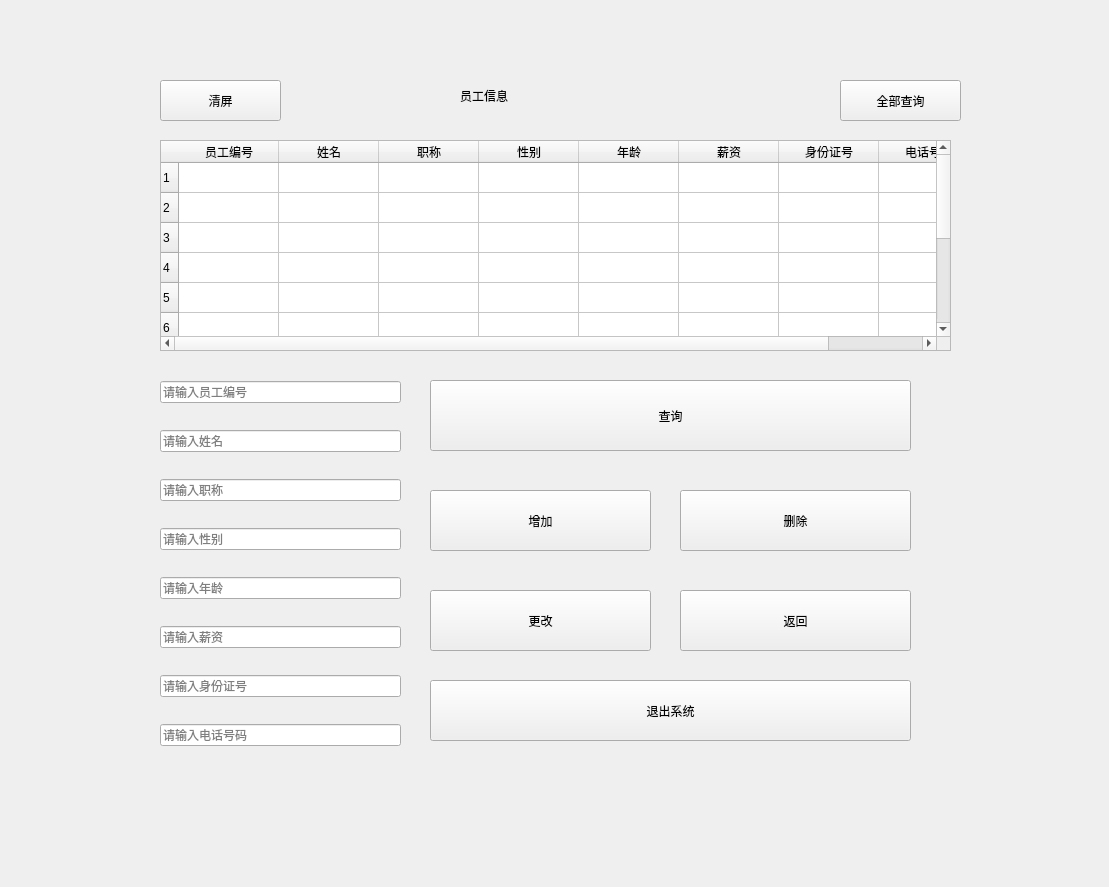
<?xml version="1.0" encoding="UTF-8"?>
<ui version="4.0">
 <class>MainWindow</class>
 <widget class="QMainWindow" name="MainWindow">
  <property name="geometry">
   <rect>
    <x>0</x>
    <y>0</y>
    <width>1109</width>
    <height>887</height>
   </rect>
  </property>
  <property name="minimumSize">
   <size>
    <width>1109</width>
    <height>887</height>
   </size>
  </property>
  <property name="maximumSize">
   <size>
    <width>1109</width>
    <height>887</height>
   </size>
  </property>
  <property name="windowTitle">
   <string>root_员工信息</string>
  </property>
  <property name="styleSheet">
   <string notr="true">#centralwidget{border-image: url(:/background/background1.jpg);}</string>
  </property>
  <widget class="QWidget" name="centralwidget">
   <widget class="QTableWidget" name="tableWidget">
    <property name="geometry">
     <rect>
      <x>160</x>
      <y>140</y>
      <width>791</width>
      <height>211</height>
     </rect>
    </property>
    <row>
     <property name="text">
      <string>1</string>
     </property>
    </row>
    <row>
     <property name="text">
      <string>2</string>
     </property>
    </row>
    <row>
     <property name="text">
      <string>3</string>
     </property>
    </row>
    <row>
     <property name="text">
      <string>4</string>
     </property>
    </row>
    <row>
     <property name="text">
      <string>5</string>
     </property>
    </row>
    <row>
     <property name="text">
      <string>6</string>
     </property>
    </row>
    <row>
     <property name="text">
      <string>7</string>
     </property>
    </row>
    <row>
     <property name="text">
      <string>8</string>
     </property>
    </row>
    <row>
     <property name="text">
      <string>9</string>
     </property>
    </row>
    <row>
     <property name="text">
      <string>10</string>
     </property>
    </row>
    <column>
     <property name="text">
      <string>员工编号</string>
     </property>
    </column>
    <column>
     <property name="text">
      <string>姓名</string>
     </property>
    </column>
    <column>
     <property name="text">
      <string>职称</string>
     </property>
    </column>
    <column>
     <property name="text">
      <string>性别</string>
     </property>
    </column>
    <column>
     <property name="text">
      <string>年龄</string>
     </property>
    </column>
    <column>
     <property name="text">
      <string>薪资</string>
     </property>
    </column>
    <column>
     <property name="text">
      <string>身份证号</string>
     </property>
    </column>
    <column>
     <property name="text">
      <string>电话号码</string>
     </property>
    </column>
   </widget>
   <widget class="QLabel" name="label">
    <property name="geometry">
     <rect>
      <x>460</x>
      <y>70</y>
      <width>191</width>
      <height>51</height>
     </rect>
    </property>
    <property name="styleSheet">
     <string notr="true">font: 28pt &quot;Arial&quot;;</string>
    </property>
    <property name="text">
     <string>员工信息</string>
    </property>
   </widget>
   <widget class="QPushButton" name="pushButton">
    <property name="geometry">
     <rect>
      <x>840</x>
      <y>80</y>
      <width>121</width>
      <height>41</height>
     </rect>
    </property>
    <property name="styleSheet">
     <string notr="true">font: 16pt &quot;Arial&quot;;</string>
    </property>
    <property name="text">
     <string>全部查询</string>
    </property>
   </widget>
   <widget class="QPushButton" name="pushButton_2">
    <property name="geometry">
     <rect>
      <x>430</x>
      <y>380</y>
      <width>481</width>
      <height>71</height>
     </rect>
    </property>
    <property name="styleSheet">
     <string notr="true">font: 18pt &quot;Arial&quot;;</string>
    </property>
    <property name="text">
     <string>查询</string>
    </property>
   </widget>
   <widget class="QPushButton" name="pushButton_5">
    <property name="geometry">
     <rect>
      <x>430</x>
      <y>590</y>
      <width>221</width>
      <height>61</height>
     </rect>
    </property>
    <property name="styleSheet">
     <string notr="true">font: 18pt &quot;Arial&quot;;</string>
    </property>
    <property name="text">
     <string>更改</string>
    </property>
   </widget>
   <widget class="QPushButton" name="pushButton_4">
    <property name="geometry">
     <rect>
      <x>680</x>
      <y>490</y>
      <width>231</width>
      <height>61</height>
     </rect>
    </property>
    <property name="styleSheet">
     <string notr="true">font: 18pt &quot;Arial&quot;;</string>
    </property>
    <property name="text">
     <string>删除</string>
    </property>
   </widget>
   <widget class="QPushButton" name="pushButton_3">
    <property name="geometry">
     <rect>
      <x>430</x>
      <y>490</y>
      <width>221</width>
      <height>61</height>
     </rect>
    </property>
    <property name="styleSheet">
     <string notr="true">font: 18pt &quot;Arial&quot;;</string>
    </property>
    <property name="text">
     <string>增加</string>
    </property>
   </widget>
   <widget class="QPushButton" name="pushButton_6">
    <property name="geometry">
     <rect>
      <x>680</x>
      <y>590</y>
      <width>231</width>
      <height>61</height>
     </rect>
    </property>
    <property name="styleSheet">
     <string notr="true">font: 18pt &quot;Arial&quot;;</string>
    </property>
    <property name="text">
     <string>返回</string>
    </property>
   </widget>
   <widget class="QPushButton" name="pushButton_7">
    <property name="geometry">
     <rect>
      <x>430</x>
      <y>680</y>
      <width>481</width>
      <height>61</height>
     </rect>
    </property>
    <property name="styleSheet">
     <string notr="true">font: 18pt &quot;Arial&quot;;</string>
    </property>
    <property name="text">
     <string>退出系统</string>
    </property>
   </widget>
   <widget class="QPushButton" name="pushButton_1">
    <property name="geometry">
     <rect>
      <x>160</x>
      <y>80</y>
      <width>121</width>
      <height>41</height>
     </rect>
    </property>
    <property name="styleSheet">
     <string notr="true">font: 16pt &quot;Arial&quot;;</string>
    </property>
    <property name="text">
     <string>清屏</string>
    </property>
   </widget>
   <widget class="QWidget" name="layoutWidget">
    <property name="geometry">
     <rect>
      <x>160</x>
      <y>360</y>
      <width>241</width>
      <height>411</height>
     </rect>
    </property>
    <layout class="QVBoxLayout" name="verticalLayout">
     <item>
      <widget class="QLineEdit" name="lineEdit">
       <property name="placeholderText">
        <string>请输入员工编号</string>
       </property>
      </widget>
     </item>
     <item>
      <widget class="QLineEdit" name="lineEdit_2">
       <property name="placeholderText">
        <string>请输入姓名</string>
       </property>
      </widget>
     </item>
     <item>
      <widget class="QLineEdit" name="lineEdit_3">
       <property name="placeholderText">
        <string>请输入职称</string>
       </property>
      </widget>
     </item>
     <item>
      <widget class="QLineEdit" name="lineEdit_4">
       <property name="placeholderText">
        <string>请输入性别</string>
       </property>
      </widget>
     </item>
     <item>
      <widget class="QLineEdit" name="lineEdit_5">
       <property name="placeholderText">
        <string>请输入年龄</string>
       </property>
      </widget>
     </item>
     <item>
      <widget class="QLineEdit" name="lineEdit_6">
       <property name="placeholderText">
        <string>请输入薪资</string>
       </property>
      </widget>
     </item>
     <item>
      <widget class="QLineEdit" name="lineEdit_7">
       <property name="placeholderText">
        <string>请输入身份证号</string>
       </property>
      </widget>
     </item>
     <item>
      <widget class="QLineEdit" name="lineEdit_8">
       <property name="placeholderText">
        <string>请输入电话号码</string>
       </property>
      </widget>
     </item>
    </layout>
   </widget>
  </widget>
 </widget>
 <resources>
  <include location="image/root_staff.qrc"/>
 </resources>
 <connections/>
</ui>
